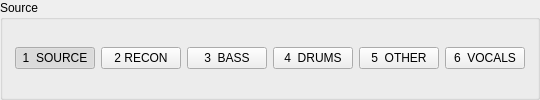
         <widget class="QGroupBox" name="sourceGroup">
          <property name="title">
           <string>Source</string>
          </property>
          <layout class="QHBoxLayout" name="sourceLayout">
           <item>
            <widget class="QPushButton" name="mixButton">
             <property name="maximumSize">
              <size>
               <width>16777195</width>
               <height>16777215</height>
              </size>
             </property>
             <property name="text">
              <string>1  SOURCE</string>
             </property>
             <property name="checkable">
              <bool>true</bool>
             </property>
             <property name="checked">
              <bool>true</bool>
             </property>
            </widget>
           </item>
           <item>
            <widget class="QPushButton" name="reconButton">
             <property name="text">
              <string>2 RECON</string>
             </property>
             <property name="checkable">
              <bool>true</bool>
             </property>
            </widget>
           </item>
           <item>
            <widget class="QPushButton" name="bassButton">
             <property name="text">
              <string>3  BASS</string>
             </property>
             <property name="checkable">
              <bool>true</bool>
             </property>
            </widget>
           </item>
           <item>
            <widget class="QPushButton" name="drumsButton">
             <property name="text">
              <string>4  DRUMS</string>
             </property>
             <property name="checkable">
              <bool>true</bool>
             </property>
            </widget>
           </item>
           <item>
            <widget class="QPushButton" name="otherButton">
             <property name="text">
              <string>5  OTHER</string>
             </property>
             <property name="checkable">
              <bool>true</bool>
             </property>
            </widget>
           </item>
           <item>
            <widget class="QPushButton" name="vocalsButton">
             <property name="text">
              <string>6  VOCALS</string>
             </property>
             <property name="checkable">
              <bool>true</bool>
             </property>
            </widget>
           </item>
           <property name="leftMargin">
            <number>12</number>
           </property>
           <property name="rightMargin">
            <number>12</number>
           </property>
           <property name="topMargin">
            <number>12</number>
           </property>
           <property name="bottomMargin">
            <number>12</number>
           </property>
          </layout>
         </widget>
